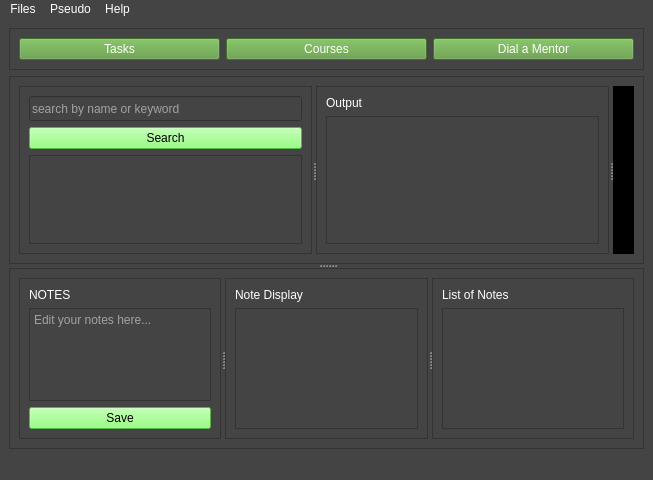
<?xml version="1.0" encoding="UTF-8"?>
<ui version="4.0">
 <class>CODE_ASSISTANT</class>
 <widget class="QMainWindow" name="CODE_ASSISTANT">
  <property name="geometry">
   <rect>
    <x>0</x>
    <y>0</y>
    <width>653</width>
    <height>480</height>
   </rect>
  </property>
  <property name="windowTitle">
   <string>MainWindow</string>
  </property>
  <property name="windowOpacity">
   <double>0.950000000000000</double>
  </property>
  <property name="styleSheet">
   <string notr="true">color: rgb(255, 255, 255);
background-color: rgb(68, 68, 68);</string>
  </property>
  <widget class="QWidget" name="centralwidget">
   <layout class="QVBoxLayout" name="verticalLayout_2">
    <item>
     <widget class="QFrame" name="frame_1">
      <property name="frameShape">
       <enum>QFrame::StyledPanel</enum>
      </property>
      <property name="frameShadow">
       <enum>QFrame::Raised</enum>
      </property>
      <layout class="QHBoxLayout" name="horizontalLayout_3">
       <item>
        <widget class="QPushButton" name="pushButton_task">
         <property name="styleSheet">
          <string notr="true">background-color: rgb(89, 153, 59);</string>
         </property>
         <property name="text">
          <string>Tasks</string>
         </property>
        </widget>
       </item>
       <item>
        <widget class="QPushButton" name="pushButton_course">
         <property name="styleSheet">
          <string notr="true">background-color: rgb(89, 153, 59);</string>
         </property>
         <property name="text">
          <string>Courses</string>
         </property>
        </widget>
       </item>
       <item>
        <widget class="QPushButton" name="pushButton_dial_a_mentor">
         <property name="styleSheet">
          <string notr="true">background-color: rgb(89, 153, 59);</string>
         </property>
         <property name="text">
          <string>Dial a Mentor</string>
         </property>
        </widget>
       </item>
      </layout>
     </widget>
    </item>
    <item>
     <widget class="QSplitter" name="splitter_main_frames">
      <property name="orientation">
       <enum>Qt::Vertical</enum>
      </property>
      <widget class="QFrame" name="frame_2">
       <property name="minimumSize">
        <size>
         <width>0</width>
         <height>70</height>
        </size>
       </property>
       <property name="frameShape">
        <enum>QFrame::StyledPanel</enum>
       </property>
       <property name="frameShadow">
        <enum>QFrame::Raised</enum>
       </property>
       <layout class="QHBoxLayout" name="horizontalLayout_5">
        <item>
         <widget class="QSplitter" name="splitter">
          <property name="orientation">
           <enum>Qt::Horizontal</enum>
          </property>
          <widget class="QFrame" name="frame_2_1">
           <property name="frameShape">
            <enum>QFrame::StyledPanel</enum>
           </property>
           <property name="frameShadow">
            <enum>QFrame::Raised</enum>
           </property>
           <layout class="QVBoxLayout" name="verticalLayout">
            <item>
             <widget class="QLineEdit" name="lineEdit_search">
              <property name="minimumSize">
               <size>
                <width>0</width>
                <height>25</height>
               </size>
              </property>
              <property name="placeholderText">
               <string>search by name or keyword</string>
              </property>
             </widget>
            </item>
            <item>
             <widget class="QPushButton" name="pushButton_search">
              <property name="styleSheet">
               <string notr="true">background-color: rgb(121, 255, 97);
color: rgb(0, 0, 0);</string>
              </property>
              <property name="text">
               <string>Search</string>
              </property>
             </widget>
            </item>
            <item>
             <widget class="QTextEdit" name="textEdit_search_result"/>
            </item>
           </layout>
          </widget>
          <widget class="QFrame" name="frame_2_2">
           <property name="frameShape">
            <enum>QFrame::StyledPanel</enum>
           </property>
           <property name="frameShadow">
            <enum>QFrame::Raised</enum>
           </property>
           <layout class="QVBoxLayout" name="verticalLayout_7">
            <item>
             <widget class="QLabel" name="label_2">
              <property name="text">
               <string>Output</string>
              </property>
             </widget>
            </item>
            <item>
             <widget class="QTextEdit" name="textEdit_result_display"/>
            </item>
           </layout>
          </widget>
          <widget class="QSplitter" name="splitter_3">
           <property name="orientation">
            <enum>Qt::Horizontal</enum>
           </property>
           <widget class="QFrame" name="frame_3_4">
            <property name="styleSheet">
             <string notr="true">background-color: rgb(0, 0, 0);</string>
            </property>
            <property name="frameShape">
             <enum>QFrame::StyledPanel</enum>
            </property>
            <property name="frameShadow">
             <enum>QFrame::Raised</enum>
            </property>
            <layout class="QVBoxLayout" name="verticalLayout_15"/>
           </widget>
          </widget>
         </widget>
        </item>
       </layout>
      </widget>
      <widget class="QFrame" name="frame_3">
       <property name="minimumSize">
        <size>
         <width>0</width>
         <height>70</height>
        </size>
       </property>
       <property name="frameShape">
        <enum>QFrame::StyledPanel</enum>
       </property>
       <property name="frameShadow">
        <enum>QFrame::Raised</enum>
       </property>
       <layout class="QHBoxLayout" name="horizontalLayout_4">
        <item>
         <widget class="QSplitter" name="splitter_2">
          <property name="orientation">
           <enum>Qt::Horizontal</enum>
          </property>
          <widget class="QFrame" name="frame_3_1">
           <property name="frameShape">
            <enum>QFrame::StyledPanel</enum>
           </property>
           <property name="frameShadow">
            <enum>QFrame::Raised</enum>
           </property>
           <layout class="QVBoxLayout" name="verticalLayout_3">
            <item>
             <widget class="QLabel" name="label_note">
              <property name="text">
               <string>NOTES</string>
              </property>
             </widget>
            </item>
            <item>
             <widget class="QPlainTextEdit" name="plainTextEdit_note">
              <property name="placeholderText">
               <string>Edit your notes here...</string>
              </property>
             </widget>
            </item>
            <item>
             <widget class="QPushButton" name="pushButton_note">
              <property name="styleSheet">
               <string notr="true">background-color: rgb(121, 255, 97);
color: rgb(0, 0, 0);</string>
              </property>
              <property name="text">
               <string>Save</string>
              </property>
             </widget>
            </item>
           </layout>
          </widget>
          <widget class="QFrame" name="frame_3_2">
           <property name="frameShape">
            <enum>QFrame::StyledPanel</enum>
           </property>
           <property name="frameShadow">
            <enum>QFrame::Raised</enum>
           </property>
           <layout class="QVBoxLayout" name="verticalLayout_4">
            <item>
             <widget class="QLabel" name="label_3">
              <property name="text">
               <string>Note Display</string>
              </property>
             </widget>
            </item>
            <item>
             <widget class="QTextEdit" name="textEdit_note_display"/>
            </item>
           </layout>
          </widget>
          <widget class="QFrame" name="frame_3_3">
           <property name="frameShape">
            <enum>QFrame::StyledPanel</enum>
           </property>
           <property name="frameShadow">
            <enum>QFrame::Raised</enum>
           </property>
           <layout class="QVBoxLayout" name="verticalLayout_5">
            <item>
             <widget class="QLabel" name="label_4">
              <property name="text">
               <string>List of Notes</string>
              </property>
             </widget>
            </item>
            <item>
             <widget class="QTextEdit" name="textEdit_list_note"/>
            </item>
           </layout>
          </widget>
         </widget>
        </item>
       </layout>
      </widget>
     </widget>
    </item>
   </layout>
  </widget>
  <widget class="QMenuBar" name="menubar">
   <property name="geometry">
    <rect>
     <x>0</x>
     <y>0</y>
     <width>653</width>
     <height>21</height>
    </rect>
   </property>
   <widget class="QMenu" name="menuFiles">
    <property name="title">
     <string>Files</string>
    </property>
   </widget>
   <widget class="QMenu" name="menuPseudo">
    <property name="title">
     <string>Pseudo</string>
    </property>
   </widget>
   <widget class="QMenu" name="menuHelp">
    <property name="title">
     <string>Help</string>
    </property>
   </widget>
   <addaction name="menuFiles"/>
   <addaction name="menuPseudo"/>
   <addaction name="menuHelp"/>
  </widget>
  <widget class="QStatusBar" name="statusbar"/>
 </widget>
 <resources/>
 <connections/>
</ui>
